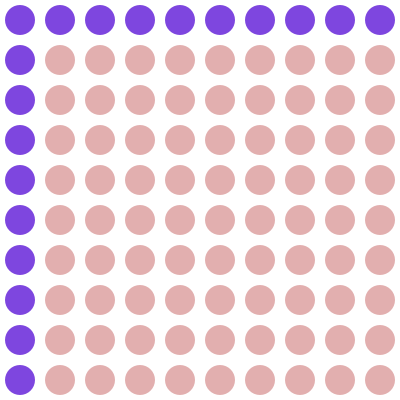
Frame 1 (no input)
Frame 60 (the mouse pressed at the canvas centre just before this capture): identical to frame 1, image omitted
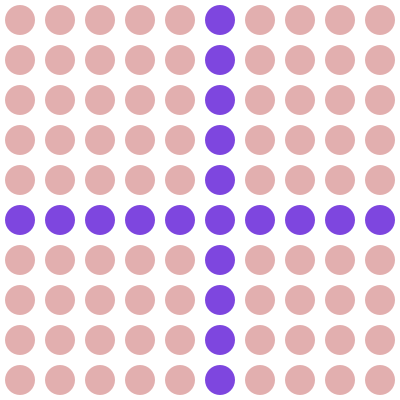
Frame 120 (the mouse held since frame 60 and released just before this capture)

The Processing sketch that drew these frames (run headless with seeded random() and noise(); from frame 60 on, the mouse is pressed at the canvas centre):

// Processing sketch: circle_grid_changing_colours
// ── circle_grid_changing_colours.pde
float currentRow;
float currentColumn;

void setup()
{
  size(400, 400);
  noStroke();
  fill(180, 50, 50, 100);
}

void draw()
{
  background(255);

  for (int row=0; row<10; row = row+1)
  {
    for (int col=0; col<10; col = col+1)
    {
      currentRow = mouseY/40;
      currentColumn = mouseX/40;
      int rowInt = (int)floor(currentRow);
      int columnInt = (int)floor(currentColumn);
      if (row == rowInt || col == columnInt) {
        fill(90, 19, 214, 200);
      } else {
        fill(180, 50, 50, 100);
      }

      circle(20 + col*40, 20 + row*40, 30);
    }
  }
}
